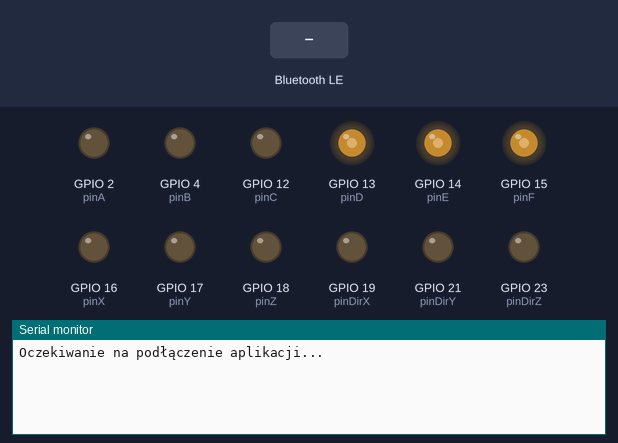
A sketch run on a simulated ESP32. Parts: output pins drawn as LEDs (lit = HIGH), the last lines printed to the serial monitor. Inputs (shaded band) come from the test bench. Nothing arrives over Bluetooth unless stated; a phone connects over Bluetooth LE 3 s after start.

Above: at 1.2 s.
1.3 s: Bluetooth LE write "X" received
At 2.5 s:
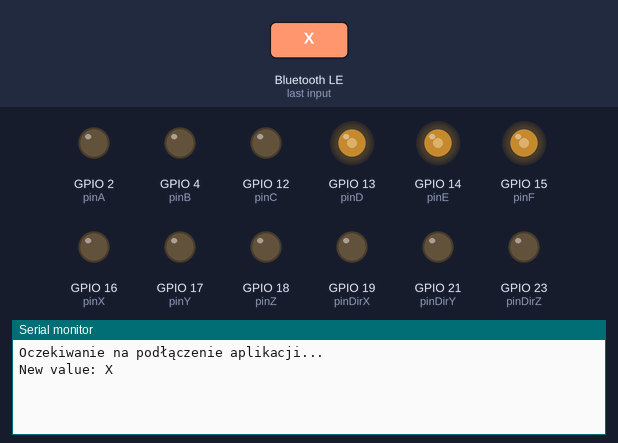
4.3 s: Bluetooth LE write "Y" received
At 4.8 s:
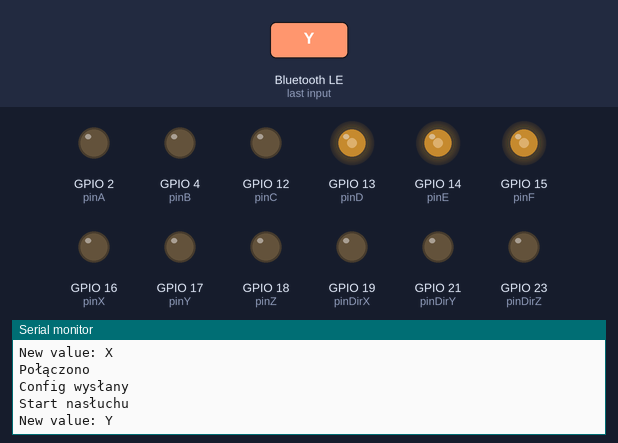
5.8 s: Bluetooth LE write "Z" received
At 7.2 s:
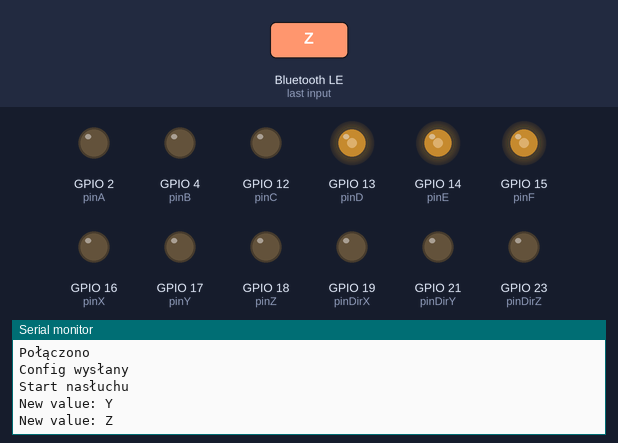

The sketch:

ZetToysBle_v1.ino
```cpp
#include <BLEDevice.h>
#include <BLEServer.h>
#include <BLEUtils.h>
#include <BLE2902.h>

#define SERVICE_NAME        "ZetToys001"
// https://www.uuidgenerator.net/
#define SERVICE_UUID        "4fafc201-1fb5-459e-8fcc-c5c9c331914b"
#define CHARACTERISTIC_UUID "beb5483e-36e1-4688-b7f5-ea07361b26a8"
//Konfiguracja dla APK.
//joy1[D, X] to joystick po lewej - w przykładzie jest sterowanie serwem dla x i silnikiem DC dla y
//joy2[Y, Z] to joystick po prawej - w przykładzie jest sterowanie dwoma silnikami DC - np. wyjście Y podłączone do obrotnicy drabiny a Z do wysuwania jej
//buttons[A=opis 1,B=opis 2,C=opis 3] to przyciski + nazwy wyświetlane w aplikacji
//Jezeli nie ma w konfigu deklaracji, aplikacja nie wyswietla tych kontrolek
#define CONFIG "joy1[D,X]:joy2[Y,Z]:buttons[A=Klakson,B=Światła]:nazwa=Wóz strażacki"

const int pinA = 2;
const int pinB = 4;
const int pinC = 12;
const int pinD = 13;
const int pinE = 14;
const int pinF = 15;
const int pinX = 16;
const int pinY = 17;
const int pinZ = 18;
const int pinDirX = 19;
const int pinDirY = 21;
const int pinDirZ = 23;

BLEServer* pServer = NULL;
BLECharacteristic* pCharacteristic = NULL;
bool deviceConnected = false;
bool oldDeviceConnected = false;

// Tutaj przypisuje wartości do pinów
class GetMessage {
  public:
    static void processValue(const std::string &value) {
      std::string segment;
      size_t start = 0;
      size_t end = value.find(',');
      while (end != std::string::npos) {
        segment = value.substr(start, end - start);
        assignValue(segment);
        start = end + 1;
        end = value.find(',', start);
      }
      assignValue(value.substr(start)); // Ostatni segment po ostatnim przecinku
    }

  private:
    static void assignValue(const std::string &segment) {
      size_t pos = segment.find(':');
      if (pos != std::string::npos) {
        std::string key = segment.substr(0, pos);
        float val = atof(segment.substr(pos + 1).c_str()); // Konwersja string na float
        if (key == "X") {
          digitalWrite(pinDirX, val > 0 ? HIGH : LOW);
          ledcWrite(0, (int)(fabs(val) * 255));
        }
        else if (key == "Y") {
          digitalWrite(pinDirY, val > 0 ? HIGH : LOW);
          ledcWrite(1, (int)(fabs(val) * 255));
        }
        else if (key == "Z") {
          digitalWrite(pinDirZ, val > 0 ? HIGH : LOW);
          ledcWrite(2, (int)(fabs(val) * 255));
        }
        else if (key == "A") digitalWrite(pinA, val > 0 ? HIGH : LOW);
        else if (key == "B") digitalWrite(pinB, val > 0 ? HIGH : LOW);
        else if (key == "C") digitalWrite(pinC, val > 0 ? HIGH : LOW);
        else if (key == "D") ledcWrite(3, (int)((val + 1) * 127.5));
        else if (key == "E") ledcWrite(4, (int)((val + 1) * 127.5));
        else if (key == "F") ledcWrite(5, (int)((val + 1) * 127.5));
      }
    }
};
//Poniej serwer BLE i obsługa połączenia/przyjmowania wiadomości
class MyServerCallbacks: public BLEServerCallbacks {
    void onConnect(BLEServer* pServer) {
      deviceConnected = true;
      Serial.println("Połączono");
      BLEDevice::startAdvertising();
      pCharacteristic->setValue(CONFIG);
      // Wysyłaj konfigurację do podłączonego urządzenia
      pCharacteristic->indicate();
      Serial.println("Config wysłany");
      Serial.println("Start nasłuchu");
    };

    void onDisconnect(BLEServer* pServer) {
      deviceConnected = false;
      Serial.println("Rozłączono");
      ledcWrite(0, 0);
      ledcWrite(1, 0);
      ledcWrite(2, 0);
      ledcWrite(3, 128);
      ledcWrite(4, 128);
      ledcWrite(5, 128);
    }
};
class MyCallbacks: public BLECharacteristicCallbacks {
  void onWrite(BLECharacteristic *pCharacteristic){
    std::string value = pCharacteristic->getValue();
    if(value.length() > 0){
      GetMessage::processValue(value);
      Serial.print("New value: ");
      for(int i=0; i < value.length(); i++){
        Serial.print(value[i]);
      }
      Serial.println();
    }
  }
  void onRead(BLECharacteristic *pCharacteristic) {
    pCharacteristic->setValue(CONFIG);
    pCharacteristic->indicate();
    Serial.println("Wysłano config");
  }
};
void setup() {
  Serial.begin(115200);
  BLEDevice::init(SERVICE_NAME);
  pServer = BLEDevice::createServer();
  pServer->setCallbacks(new MyServerCallbacks());
  BLEService *pService = pServer->createService(SERVICE_UUID);
  pCharacteristic = pService->createCharacteristic(
                      CHARACTERISTIC_UUID,
                      BLECharacteristic::PROPERTY_READ   |
                      BLECharacteristic::PROPERTY_WRITE  |
                      BLECharacteristic::PROPERTY_NOTIFY |
                      BLECharacteristic::PROPERTY_INDICATE
                    );
  pCharacteristic->setCallbacks(new MyCallbacks());
  pCharacteristic->addDescriptor(new BLE2902());
  pService->start();
  BLEAdvertising *pAdvertising = BLEDevice::getAdvertising();
  pAdvertising->addServiceUUID(SERVICE_UUID);
  pAdvertising->setScanResponse(false);
  pAdvertising->setMinPreferred(0x0);
  BLEDevice::startAdvertising();
  Serial.println("Oczekiwanie na podłączenie aplikacji...");
  // Konfiguracja kanałów PWM
  ledcSetup(0, 5000, 8);
  ledcAttachPin(pinX, 0);
  ledcSetup(1, 5000, 8);
  ledcAttachPin(pinY, 1);
  ledcSetup(2, 5000, 8);
  ledcAttachPin(pinZ, 2);
  ledcSetup(3, 5000, 8);
  ledcAttachPin(pinD, 3);
  ledcSetup(4, 5000, 8);
  ledcAttachPin(pinE, 4);
  ledcSetup(5, 5000, 8);
  ledcAttachPin(pinF, 5);
  // Piny OUT
  pinMode(pinA, OUTPUT);
  pinMode(pinB, OUTPUT);
  pinMode(pinC, OUTPUT);
  pinMode(pinDirX, OUTPUT);
  pinMode(pinDirY, OUTPUT);
  pinMode(pinDirZ, OUTPUT);
  ledcWrite(0, 0);
  ledcWrite(1, 0);
  ledcWrite(2, 0);
  ledcWrite(3, 128);
  ledcWrite(4, 128);
  ledcWrite(5, 128);
}
void loop() {
    if (!deviceConnected && oldDeviceConnected) {
        delay(500);
        pServer->startAdvertising();
        Serial.println("Oczekiwanie na podłączenie aplikacji...");
        oldDeviceConnected = deviceConnected;
    }
    if (deviceConnected && !oldDeviceConnected) {
        oldDeviceConnected = deviceConnected;
    }
}
```

Measured:
- after the input at 1.3 s, the serial monitor: prints a new line after 0.05 s (image 1)
- after the input at 4.3 s, the serial monitor: prints a new line after 0.05 s (image 2)
- after the input at 5.8 s, the serial monitor: prints a new line after 0.05 s (image 3)
